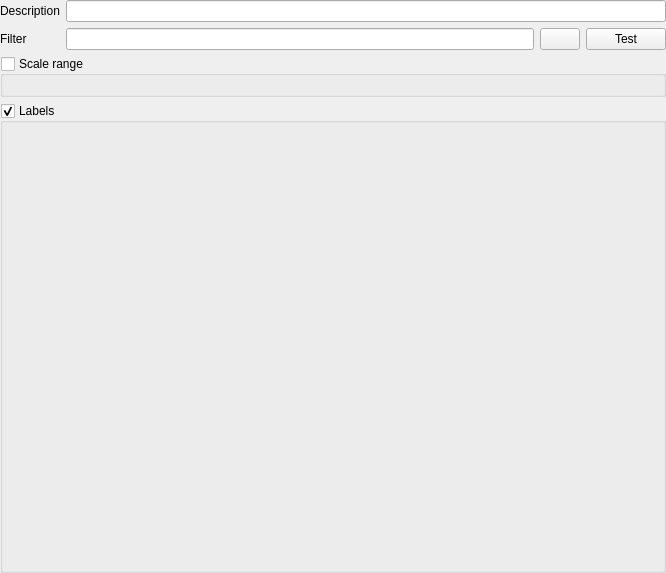
<?xml version="1.0" encoding="UTF-8"?>
<ui version="4.0">
 <class>QgsLabelingRulePropsWidget</class>
 <widget class="QWidget" name="QgsLabelingRulePropsWidget">
  <property name="geometry">
   <rect>
    <x>0</x>
    <y>0</y>
    <width>666</width>
    <height>573</height>
   </rect>
  </property>
  <property name="windowTitle">
   <string>Rule properties</string>
  </property>
  <layout class="QVBoxLayout" name="verticalLayout">
   <property name="leftMargin">
    <number>0</number>
   </property>
   <property name="topMargin">
    <number>0</number>
   </property>
   <property name="rightMargin">
    <number>0</number>
   </property>
   <property name="bottomMargin">
    <number>0</number>
   </property>
   <item>
    <widget class="QScrollArea" name="scrollArea">
     <property name="frameShape">
      <enum>QFrame::NoFrame</enum>
     </property>
     <property name="widgetResizable">
      <bool>true</bool>
     </property>
     <widget class="QWidget" name="scrollAreaWidgetContents">
      <property name="geometry">
       <rect>
        <x>0</x>
        <y>0</y>
        <width>666</width>
        <height>573</height>
       </rect>
      </property>
      <layout class="QVBoxLayout" name="verticalLayout_2">
       <property name="leftMargin">
        <number>0</number>
       </property>
       <property name="topMargin">
        <number>0</number>
       </property>
       <property name="rightMargin">
        <number>0</number>
       </property>
       <property name="bottomMargin">
        <number>0</number>
       </property>
       <item>
        <layout class="QFormLayout" name="formLayout">
         <property name="fieldGrowthPolicy">
          <enum>QFormLayout::ExpandingFieldsGrow</enum>
         </property>
         <item row="0" column="0">
          <widget class="QLabel" name="label_1">
           <property name="text">
            <string>Description</string>
           </property>
          </widget>
         </item>
         <item row="0" column="1">
          <widget class="QLineEdit" name="editDescription"/>
         </item>
         <item row="1" column="0">
          <widget class="QLabel" name="label_5">
           <property name="text">
            <string>Filter</string>
           </property>
          </widget>
         </item>
         <item row="1" column="1">
          <layout class="QHBoxLayout" name="horizontalLayout">
           <item>
            <widget class="QLineEdit" name="editFilter"/>
           </item>
           <item>
            <widget class="QPushButton" name="btnExpressionBuilder">
             <property name="sizePolicy">
              <sizepolicy hsizetype="Minimum" vsizetype="Fixed">
               <horstretch>0</horstretch>
               <verstretch>0</verstretch>
              </sizepolicy>
             </property>
             <property name="icon">
              <iconset resource="../../images/images.qrc">
               <normaloff>:/images/themes/default/mIconExpression.svg</normaloff>/images/themes/default/mIconExpression.svg</iconset>
             </property>
            </widget>
           </item>
           <item>
            <widget class="QPushButton" name="btnTestFilter">
             <property name="text">
              <string>Test</string>
             </property>
            </widget>
           </item>
          </layout>
         </item>
        </layout>
       </item>
       <item>
        <widget class="QGroupBox" name="groupScale">
         <property name="title">
          <string>Scale range</string>
         </property>
         <property name="checkable">
          <bool>true</bool>
         </property>
         <property name="checked">
          <bool>false</bool>
         </property>
         <layout class="QHBoxLayout" name="horizontalLayout_2">
          <item>
           <widget class="QgsScaleRangeWidget" name="mScaleRangeWidget">
            <property name="toolTip">
             <string/>
            </property>
            <property name="whatsThis">
             <string/>
            </property>
           </widget>
          </item>
         </layout>
        </widget>
       </item>
       <item>
        <widget class="QGroupBox" name="groupSettings">
         <property name="sizePolicy">
          <sizepolicy hsizetype="Preferred" vsizetype="Expanding">
           <horstretch>0</horstretch>
           <verstretch>0</verstretch>
          </sizepolicy>
         </property>
         <property name="title">
          <string>Labels</string>
         </property>
         <property name="checkable">
          <bool>true</bool>
         </property>
        </widget>
       </item>
      </layout>
     </widget>
    </widget>
   </item>
  </layout>
 </widget>
 <customwidgets>
  <customwidget>
   <class>QgsScaleRangeWidget</class>
   <extends>QWidget</extends>
   <header>qgsscalerangewidget.h</header>
  </customwidget>
 </customwidgets>
 <tabstops>
  <tabstop>editDescription</tabstop>
  <tabstop>editFilter</tabstop>
  <tabstop>btnExpressionBuilder</tabstop>
  <tabstop>btnTestFilter</tabstop>
 </tabstops>
 <resources/>
 <connections/>
</ui>
